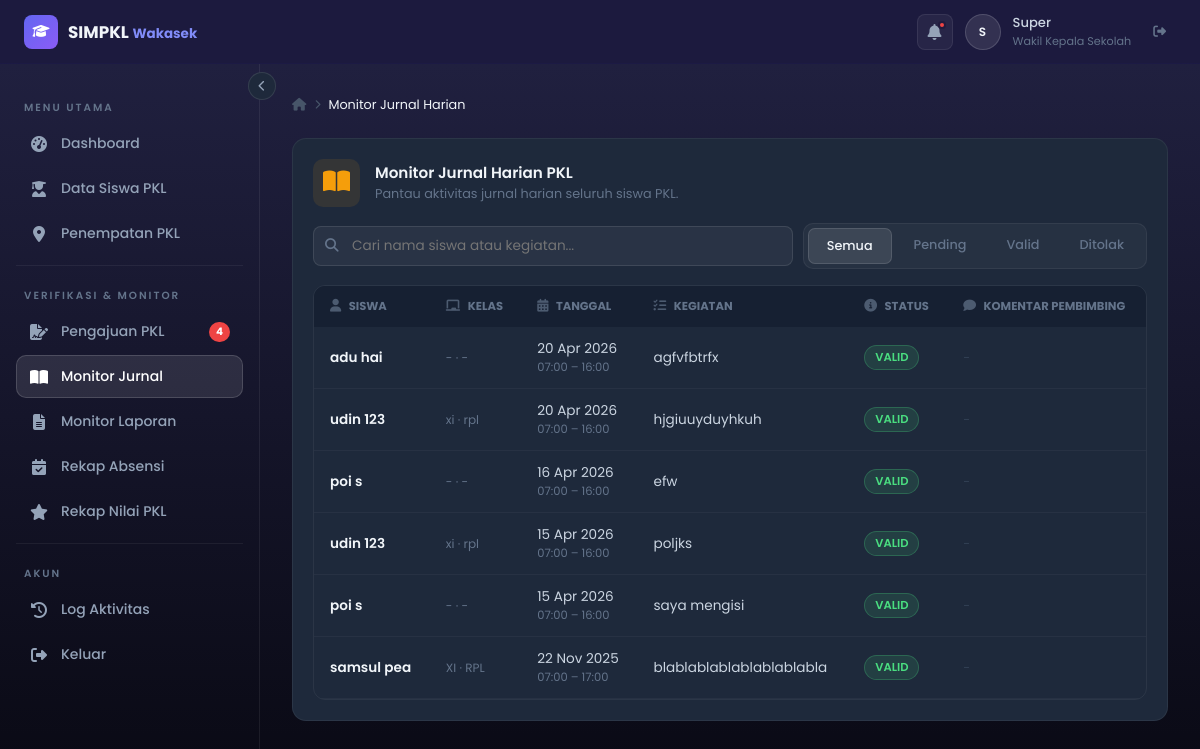
The app's page /pembimbingPerusahaan/jurnal.php (signed in) with its own data.
### tables this page shows
CREATE TABLE `jurnal_harian` (
  `id` int(11) NOT NULL,
  `siswa_id` int(11) NOT NULL,
  `tanggal` date NOT NULL,
  `jam_masuk` time DEFAULT NULL,
  `jam_keluar` time DEFAULT NULL,
  `kegiatan` text NOT NULL,
  `foto_kegiatan` varchar(255) DEFAULT NULL,
  `status_validasi` enum('pending','valid','tolak') DEFAULT 'pending',
  `komentar_pembimbing` text DEFAULT NULL
);

CREATE TABLE `users` (
  `id` int(11) NOT NULL,
  `nama_depan` varchar(50) NOT NULL,
  `nama_belakang` varchar(50) NOT NULL,
  `email` varchar(100) NOT NULL,
  `password` varchar(255) NOT NULL,
  `role` enum('siswa','pembimbing','wakasek','admin') NOT NULL,
  `created_at` timestamp NOT NULL DEFAULT current_timestamp()
);

CREATE TABLE `profil_siswa` (
  `id` int(11) NOT NULL,
  `user_id` int(11) NOT NULL,
  `nis` varchar(20) DEFAULT NULL,
  `kelas` varchar(20) DEFAULT NULL,
  `jurusan` varchar(50) DEFAULT NULL,
  `no_hp` varchar(15) DEFAULT NULL,
  `foto_profil` varchar(255) DEFAULT NULL,
  `jenis_kelamin` enum('Laki-laki','Perempuan') DEFAULT NULL,
  `agama` varchar(50) DEFAULT NULL,
  `tempat_lahir` varchar(100) DEFAULT NULL,
  `tanggal_lahir` date DEFAULT NULL,
  `alamat` text DEFAULT NULL,
  `golongan_darah` enum('A','B','AB','O') DEFAULT NULL
);

### pembimbingPerusahaan/jurnal.php (the view, shortened to what this page needs)
<?php
$pdo = getDB();
$filter = $_GET['filter'] ?? 'all';
$sql = "
    SELECT jh.*, u.nama_depan, u.nama_belakang, ps.kelas, ps.jurusan
    FROM jurnal_harian jh
    JOIN users u ON u.id = jh.siswa_id
    LEFT JOIN profil_siswa ps ON ps.user_id = jh.siswa_id
    WHERE 1=1
";
$params = [];
$sql .= " ORDER BY jh.tanggal DESC, jh.id DESC LIMIT 200";
$stmt = $pdo->prepare($sql); $stmt->execute($params);
$jurnalList = $stmt->fetchAll();
include 'partials/header.php';
?>
<div class="breadcrumb"><i class="fas fa-home"></i> <i class="fas fa-chevron-right" style="font-size:.6rem"></i> <span>Monitor Jurnal Harian</span></div>
<div class="panel-full">
  <div class="panel-header">
    <div style="display:flex;align-items:center;gap:15px">
      <div style="background:rgba(245,158,11,.1);padding:10px;border-radius:10px"><i class="fas fa-book-open" style="color:#f59e0b;font-size:1.5rem"></i></div>
      <div>
        <h3 style="margin:0;color:#f1f5f9">Monitor Jurnal Harian PKL</h3>
        <p style="color:#64748b;font-size:.8rem;margin:0">Pantau aktivitas jurnal harian seluruh siswa PKL.</p>
      </div>
    </div>
  </div>
  <div class="filter-bar">
    <div class="search-bar"><i class="fas fa-search"></i><input type="text" placeholder="Cari nama siswa atau kegiatan..." id="search-jurnal" oninput="filterJurnal()"></div>
    <div class="tab-bar" style="margin-bottom:0">
      <?php foreach(['all'=>'Semua','pending'=>'Pending','valid'=>'Valid','tolak'=>'Ditolak'] as $val=>$lbl): ?>
      <a href="jurnal.php?filter=<?=$val?>" class="tab-btn <?=$filter===$val?'active':''?>"><?=$lbl?></a>
      <?php endforeach; ?>
    </div>
  </div>
  <?php if(empty($jurnalList)): ?>
  <div class="empty-state"><i class="fas fa-book"></i><p>Tidak ada jurnal <?= $filter !== 'all' ? "dengan status '$filter'" : '' ?></p></div>
  <?php else: ?>
  <div class="table-responsive">
    <table>
      <thead><tr>
        <th><i class="fas fa-user"></i> Siswa</th>
        <th><i class="fas fa-chalkboard"></i> Kelas</th>
        <th><i class="fas fa-calendar-alt"></i> Tanggal</th>
        <th><i class="fas fa-tasks"></i> Kegiatan</th>
        <th><i class="fas fa-info-circle"></i> Status</th>
        <th><i class="fas fa-comment"></i> Komentar Pembimbing</th>
      </tr></thead>
      <tbody id="jurnal-tbody">
      <?php foreach($jurnalList as $j):
        $nama  = htmlspecialchars($j['nama_depan'].' '.$j['nama_belakang']);
        $kelas = htmlspecialchars(($j['kelas']??'-').' · '.($j['jurusan']??'-'));
        $statusMap = ['valid'=>['pill-green','VALID'],'pending'=>['pill-yellow','PENDING'],'tolak'=>['pill-red','DITOLAK']];
        [$pillClass,$pillText] = $statusMap[$j['status_validasi']] ?? ['pill-gray','–'];
      ?>
      <tr data-search="<?= strtolower($nama.' '.$j['kegiatan']) ?>">
        <td>
          <div style="font-weight:600;color:#f1f5f9"><?=$nama?></div>
        </td>
        <td style="font-size:.75rem;color:#64748b"><?=$kelas?></td>
        <td>
          <div style="color:#cbd5e1"><?= date('d M Y', strtotime($j['tanggal'])) ?></div>
          <div style="font-size:.72rem;color:#64748b"><?= substr($j['jam_masuk']??'',0,5) ?> – <?= substr($j['jam_keluar']??'',0,5) ?></div>
        </td>
        <td style="max-width:280px">
          <div style="white-space:nowrap;overflow:hidden;text-overflow:ellipsis;max-width:260px;color:#cbd5e1"><?= htmlspecialchars($j['kegiatan']) ?></div>
        </td>
        <td><span class="pill <?=$pillClass?>"><?=$pillText?></span></td>
        <td style="font-size:.78rem;color:#818cf8"><?= $j['komentar_pembimbing'] ? htmlspecialchars($j['komentar_pembimbing']) : '<span style="color:#334155">-</span>' ?></td>
      </tr>
      <?php endforeach; ?>
      </tbody>
    </table>
  </div>
  <?php endif; ?>
</div>
<?php include 'partials/footer.php'; ?>

### style.css (style rules this page uses)
*,*::before,*::after { box-sizing:border-box;margin:0;padding:0 }
html { scroll-behavior:smooth }
body { font-family:'Poppins',sans-serif;background:linear-gradient(to bottom,#222243,#090913);color:#e2e8f0;min-height:100vh;display:flex;flex-direction:column }
a { text-decoration:none;color:inherit }
h3 { font-size:1rem;font-weight:600;color:#cbd5e1 }
p { font-size:.875rem;color:#94a3b8;line-height:1.6 }
.breadcrumb { display:flex;align-items:center;gap:8px;font-size:.8rem;color:#475569;margin-bottom:24px }
.breadcrumb span { color:#f1f5f9 }
.panel-header { display:flex;align-items:center;justify-content:space-between;margin-bottom:16px }
.panel-header h3 { display:flex;align-items:center;gap:8px;font-size:.95rem;color:#e2e8f0 }
.panel-full { background:#1e293b;border:1px solid rgba(255,255,255,.06);border-radius:14px;padding:20px;animation:fadeUp .5s ease both;margin-bottom:20px }
.table-responsive { overflow-x:auto;border-radius:12px;border:1px solid rgba(255,255,255,.06) }
table { width:100%;border-collapse:collapse;font-size:.85rem }
thead tr { background:#162032 }
thead th { padding:12px 16px;text-align:left;font-size:.72rem;color:#64748b;text-transform:uppercase }
tbody tr { border-bottom:1px solid rgba(255,255,255,.04);transition:.15s }
tbody td { padding:12px 16px;color:#cbd5e1;vertical-align:middle }
th i { margin-right:5px;font-size:.8rem;opacity:.7 }
.pill { display:inline-flex;align-items:center;padding:3px 10px;border-radius:99px;font-size:.72rem;font-weight:600 }
.pill-green { background:rgba(74,222,128,.12);color:#4ade80;border:1px solid rgba(74,222,128,.25) }
.search-bar { position:relative;flex:1 }
.search-bar input { width:100%;background:rgba(255,255,255,.05);border:1px solid rgba(255,255,255,.1);border-radius:8px;padding:9px 14px 9px 38px;color:#e2e8f0;font-family:'Poppins',sans-serif;font-size:.85rem;outline:none;transition:.2s }
.search-bar i { position:absolute;left:12px;top:50%;transform:translateY(-50%);color:#64748b;font-size:.85rem }
.filter-bar { display:flex;align-items:center;gap:10px;margin-bottom:16px;flex-wrap:wrap }
.tab-bar { display:flex;gap:4px;background:rgba(255,255,255,.04);border:1px solid rgba(255,255,255,.06);border-radius:10px;padding:4px;margin-bottom:20px;width:fit-content }
.tab-btn { padding:8px 18px;border-radius:7px;font-size:.8rem;font-weight:500;color:#64748b;cursor:pointer;transition:.2s;border:none;background:none;font-family:'Poppins',sans-serif }
.tab-btn.active { background:rgba(255,255,255,.1);color:#f1f5f9;border:1px solid rgba(255,255,255,.12) }

### records on screen
jurnal_harian: siswa.nama_belakang "adu hai", profil_siswa.kelas+jurusan "- · -", tanggal "20 Apr 2026", jam_masuk "07:00", jam_keluar "16:00", kegiatan "agfvfbtrfx", pillText "VALID"
jurnal_harian: siswa.nama_belakang "udin 123", profil_siswa.kelas+jurusan "xi · rpl", tanggal "20 Apr 2026", jam_masuk "07:00", jam_keluar "16:00", kegiatan "hjgiuuyduyhkuh", pillText "VALID"
jurnal_harian: siswa.nama_belakang "poi s", profil_siswa.kelas+jurusan "- · -", tanggal "16 Apr 2026", jam_masuk "07:00", jam_keluar "16:00", kegiatan "efw", pillText "VALID"
jurnal_harian: siswa.nama_belakang "udin 123", profil_siswa.kelas+jurusan "xi · rpl", tanggal "15 Apr 2026", jam_masuk "07:00", jam_keluar "16:00", kegiatan "poljks", pillText "VALID"
jurnal_harian: siswa.nama_belakang "poi s", profil_siswa.kelas+jurusan "- · -", tanggal "15 Apr 2026", jam_masuk "07:00", jam_keluar "16:00", kegiatan "saya mengisi", pillText "VALID"
jurnal_harian: siswa.nama_belakang "samsul pea", profil_siswa.kelas+jurusan "XI · RPL", tanggal "22 Nov 2025", jam_masuk "07:00", jam_keluar "17:00", kegiatan "blablablablablablablabla", pillText "VALID"

### other values on screen
substr($_namaHeader, 0, 1) "S"
explode(' ', $_namaHeader)[0] "Super"
$cPending "4"
$lbl "Semua"
$lbl "Pending"
$lbl "Valid"
$lbl "Ditolak"
